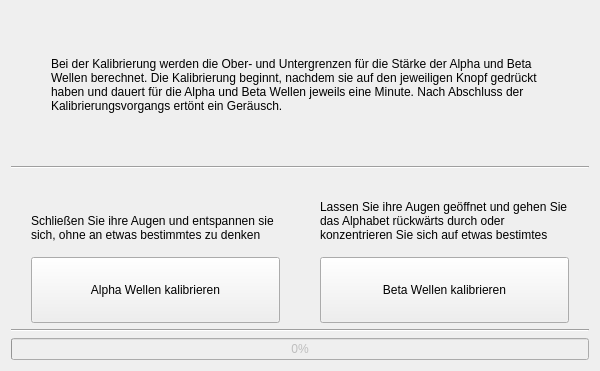
<?xml version="1.0" encoding="UTF-8"?>
<ui version="4.0">
    <class>calib_dialog</class>
    <widget class="QDialog" name="calib_dialog">
        <property name="windowModality">
            <enum>Qt::ApplicationModal</enum>
        </property>
        <property name="geometry">
            <rect>
                <x>0</x>
                <y>0</y>
                <width>600</width>
                <height>371</height>
            </rect>
        </property>
        <property name="sizePolicy">
            <sizepolicy hsizetype="Preferred" vsizetype="Preferred">
                <horstretch>0</horstretch>
                <verstretch>0</verstretch>
            </sizepolicy>
        </property>
        <property name="minimumSize">
            <size>
                <width>600</width>
                <height>350</height>
            </size>
        </property>
        <property name="maximumSize">
            <size>
                <width>1200</width>
                <height>700</height>
            </size>
        </property>
        <property name="windowTitle">
            <string>Kalibrierung - MidiBrain</string>
        </property>
        <property name="modal">
            <bool>true</bool>
        </property>
        <layout class="QVBoxLayout" name="verticalLayout">
            <item>
                <layout class="QVBoxLayout" name="verticalLayout_2">
                    <item>
                        <layout class="QHBoxLayout" name="horizontalLayout_3" stretch="0,1,0">
                            <item>
                                <spacer name="horizontalSpacer">
                                    <property name="orientation">
                                        <enum>Qt::Horizontal</enum>
                                    </property>
                                    <property name="sizeHint" stdset="0">
                                        <size>
                                            <width>40</width>
                                            <height>20</height>
                                        </size>
                                    </property>
                                </spacer>
                            </item>
                            <item>
                                <widget class="QLabel" name="label">
                                    <property name="sizePolicy">
                                        <sizepolicy hsizetype="Preferred" vsizetype="Minimum">
                                            <horstretch>0</horstretch>
                                            <verstretch>0</verstretch>
                                        </sizepolicy>
                                    </property>
                                    <property name="lineWidth">
                                        <number>1</number>
                                    </property>
                                    <property name="text">
                                        <string>Bei der Kalibrierung werden die Ober- und Untergrenzen für die Stärke
                                            der Alpha und Beta Wellen berechnet. Die Kalibrierung beginnt, nachdem sie
                                            auf den jeweiligen Knopf gedrückt haben und dauert für die Alpha und Beta
                                            Wellen jeweils eine Minute. Nach Abschluss der Kalibrierungsvorgangs ertönt
                                            ein Geräusch.
                                        </string>
                                    </property>
                                    <property name="textFormat">
                                        <enum>Qt::RichText</enum>
                                    </property>
                                    <property name="scaledContents">
                                        <bool>false</bool>
                                    </property>
                                    <property name="alignment">
                                        <set>Qt::AlignLeading|Qt::AlignLeft|Qt::AlignVCenter</set>
                                    </property>
                                    <property name="wordWrap">
                                        <bool>true</bool>
                                    </property>
                                    <property name="indent">
                                        <number>-1</number>
                                    </property>
                                </widget>
                            </item>
                            <item>
                                <spacer name="horizontalSpacer_2">
                                    <property name="orientation">
                                        <enum>Qt::Horizontal</enum>
                                    </property>
                                    <property name="sizeHint" stdset="0">
                                        <size>
                                            <width>40</width>
                                            <height>20</height>
                                        </size>
                                    </property>
                                </spacer>
                            </item>
                        </layout>
                    </item>
                </layout>
            </item>
            <item>
                <widget class="Line" name="line">
                    <property name="orientation">
                        <enum>Qt::Horizontal</enum>
                    </property>
                </widget>
            </item>
            <item>
                <layout class="QHBoxLayout" name="horizontalLayout_4">
                    <property name="spacing">
                        <number>40</number>
                    </property>
                    <property name="leftMargin">
                        <number>20</number>
                    </property>
                    <property name="rightMargin">
                        <number>20</number>
                    </property>
                    <item>
                        <layout class="QVBoxLayout" name="verticalLayout_3">
                            <property name="spacing">
                                <number>15</number>
                            </property>
                            <item>
                                <widget class="QLabel" name="alpha_calib_label">
                                    <property name="sizePolicy">
                                        <sizepolicy hsizetype="Minimum" vsizetype="Minimum">
                                            <horstretch>0</horstretch>
                                            <verstretch>0</verstretch>
                                        </sizepolicy>
                                    </property>
                                    <property name="text">
                                        <string>Schließen Sie ihre Augen und entspannen sie sich, ohne an etwas
                                            bestimmtes zu denken
                                        </string>
                                    </property>
                                    <property name="textFormat">
                                        <enum>Qt::RichText</enum>
                                    </property>
                                    <property name="alignment">
                                        <set>Qt::AlignBottom|Qt::AlignLeading|Qt::AlignLeft</set>
                                    </property>
                                    <property name="wordWrap">
                                        <bool>true</bool>
                                    </property>
                                </widget>
                            </item>
                            <item>
                                <widget class="QPushButton" name="a_calib_button">
                                    <property name="sizePolicy">
                                        <sizepolicy hsizetype="Minimum" vsizetype="Preferred">
                                            <horstretch>0</horstretch>
                                            <verstretch>0</verstretch>
                                        </sizepolicy>
                                    </property>
                                    <property name="text">
                                        <string>Alpha Wellen kalibrieren</string>
                                    </property>
                                    <property name="autoDefault">
                                        <bool>false</bool>
                                    </property>
                                    <property name="flat">
                                        <bool>false</bool>
                                    </property>
                                </widget>
                            </item>
                        </layout>
                    </item>
                    <item>
                        <layout class="QVBoxLayout" name="verticalLayout_4">
                            <property name="spacing">
                                <number>15</number>
                            </property>
                            <item>
                                <widget class="QLabel" name="beta_calib_label">
                                    <property name="sizePolicy">
                                        <sizepolicy hsizetype="Minimum" vsizetype="Minimum">
                                            <horstretch>0</horstretch>
                                            <verstretch>0</verstretch>
                                        </sizepolicy>
                                    </property>
                                    <property name="text">
                                        <string>Lassen Sie ihre Augen geöffnet und gehen Sie das Alphabet rückwärts
                                            durch oder konzentrieren Sie sich auf etwas bestimtes
                                        </string>
                                    </property>
                                    <property name="textFormat">
                                        <enum>Qt::RichText</enum>
                                    </property>
                                    <property name="alignment">
                                        <set>Qt::AlignBottom|Qt::AlignLeading|Qt::AlignLeft</set>
                                    </property>
                                    <property name="wordWrap">
                                        <bool>true</bool>
                                    </property>
                                </widget>
                            </item>
                            <item>
                                <widget class="QPushButton" name="b_calib_button">
                                    <property name="sizePolicy">
                                        <sizepolicy hsizetype="Minimum" vsizetype="Preferred">
                                            <horstretch>0</horstretch>
                                            <verstretch>0</verstretch>
                                        </sizepolicy>
                                    </property>
                                    <property name="text">
                                        <string>Beta Wellen kalibrieren</string>
                                    </property>
                                    <property name="autoDefault">
                                        <bool>false</bool>
                                    </property>
                                </widget>
                            </item>
                        </layout>
                    </item>
                </layout>
            </item>
            <item>
                <widget class="Line" name="line_2">
                    <property name="orientation">
                        <enum>Qt::Horizontal</enum>
                    </property>
                </widget>
            </item>
            <item>
                <widget class="QProgressBar" name="cal_progbar">
                    <property name="enabled">
                        <bool>false</bool>
                    </property>
                    <property name="value">
                        <number>0</number>
                    </property>
                    <property name="textVisible">
                        <bool>true</bool>
                    </property>
                    <property name="invertedAppearance">
                        <bool>false</bool>
                    </property>
                    <property name="format">
                        <string>%p%</string>
                    </property>
                </widget>
            </item>
        </layout>
    </widget>
    <resources/>
    <connections/>
</ui>
